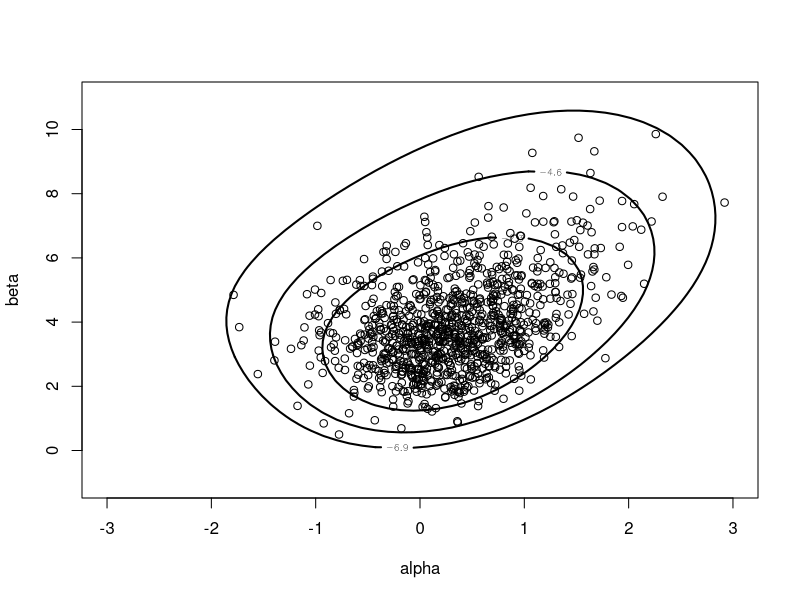
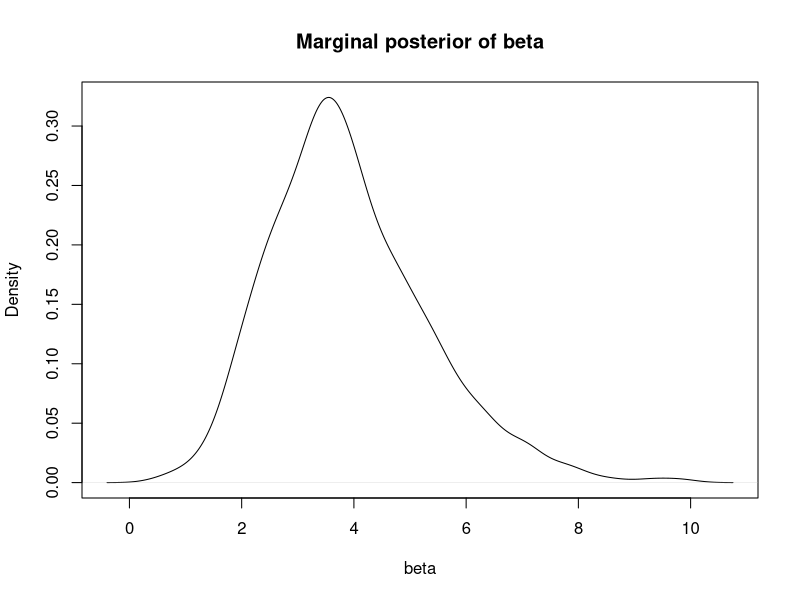
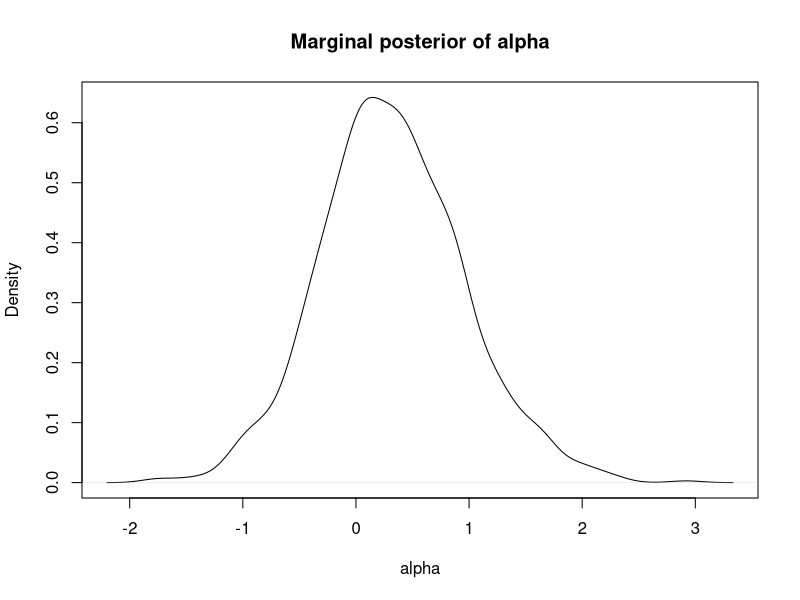
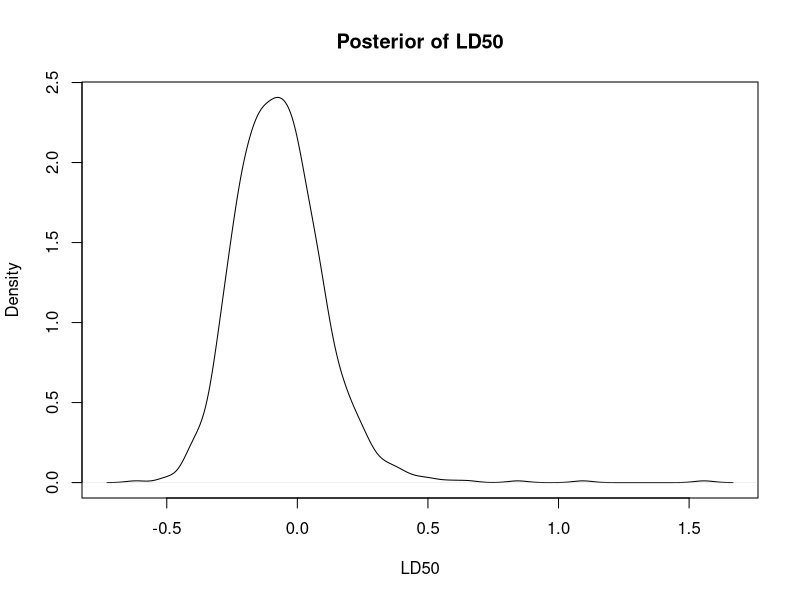

Source code (R) for these figures, in order:
#  Bioassay example - pages 69 to 74 in Albert and 88 to 93 in Gelman et al.

library(LearnBayes)
x = c(-0.86, -0.3, -0.05, 0.73)
n = c(5, 5, 5, 5)
y = c(0, 1, 3, 5)
data = cbind(x, n, y)

#  First, estimate the parameters alpha and beta using ML

response = cbind(y, n-y)
results = glm(response ~ x, family=binomial)
summary(results)

#  Now become a Bayesian.  First we select the beta priors that match
#  our information about probability of death at a low and a high dose.
#  We use -0.7 and 0.6 as the low and the high doses, respectively.
#  At the low dose, we guess that the median probability of death
#  is 0.2 and the 90th percentile of the probability of death is 0.5.
#  At the high dose, the prior median and 90th percentile are 0.9 and
#  0.98, respectively.

low.dose = beta.select(list(p=0.5, x=0.2), list(p=0.9, x=0.5))
high.dose = beta.select(list(p=0.5, x=0.8), list(p=0.9, x=0.98))
low.dose
high.dose

#  Now enter the new "data"

prior = rbind(c(-0.7, 4.68, 1.12), c(0.6, 2.84, 2.10))
data.new = rbind(data, prior)
data.new

#  Use the LearnBayes function logisticpost to obtain the posterior
#  distribution of alpha and beta. Draw the contours of the joint
#  posterior and overlay 1000 draws from the posterior.  The draws can
#  be obtained by using the function simcontour.

mycontour(logisticpost, c(-3, 3, -1, 11), data.new, xlab="alpha", ylab="beta")
s = simcontour(logisticpost, c(-3, 3, -1, 11), data.new, 1000)
points(s)

summary(s$x)
quantile(s$x, c(0.025, 0.975))
summary(s$y)
quantile(s$y, c(0.025, 0.975))
plot(density(s$y), xlab="beta", main="Marginal posterior of beta")
plot(density(s$x), xlab="alpha", main="Marginal posterior of alpha")

#  Posterior distribution of the LD50

ld50 = -s$x / s$y
quantile(ld50, c(0.025, 0.975))
plot(density(ld50), xlab="LD50", main="Posterior of LD50")
